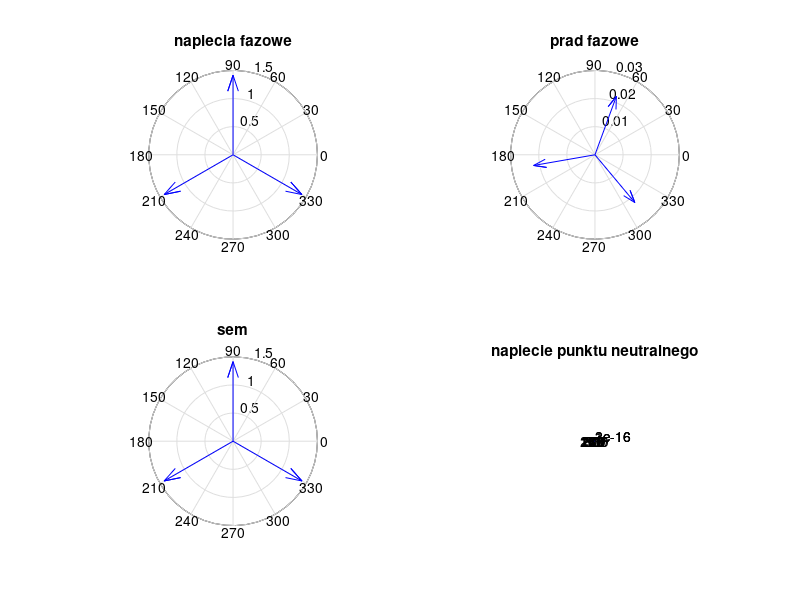

The MATLAB source for this figure:
function [U,I]= mmo3f
% [U,I]=o3f(Esk,Zodb,Zn
% oblicza wektor napiec i pradow w obwodzie 3-fazowym
% skladajacym sie ze:
%     zrodla idealnego 3-fazowego
%     niesymetrycznego odbioru 3-fazowego
%     przewodu neutralego
% Dodatkowo rysowany jest wykres wektorowy za pomoca compass()
%     napiec 3-fazowych odbiornika
%     pradow 3-fazowych odbiornika
% compass(a,b) rysuje wektor o skladowych a,b
% compass(z) dla z=a+j*b oznacza compass(a,b)
j=sqrt(-1); w=2*pi*50;
Zn=1e15;
Zodb=60;
Esk=10000;
L=70*1e-3; XL=w*L;
Zs=j*XL;

% jednostki podstawowe
Up=Esk; Zb=abs(Zodb); Ip=Up/Zb;
za=Zs+Zodb; zb=za; zc=za;
zn=Zn/Zb;
% obliczenia pradow i napiec
psiA=pi/2;
	Ea = sqrt(2)*exp(j*psiA);
	Eb = sqrt(2)*exp(j*(psiA -2*pi/3) )
	Ec = sqrt(2)*exp(j*(psiA +  2*pi/3) )
ya=1/za; yb=1/zb; yc=1/zc;
yn=1/zn;
Un = (ya*Ea+yb*Eb+yc*Ec)/(ya+yb+yc+yn);
Ua=Ea-Un; Ub=Eb-Un; Uc=Ec-Un;
Ia=ya*Ua; Ib=yb*Ub; Ic=yc*Uc;
% wykresy wektorowe
U=[Ua Ub Uc]
compass(U), title('napiecia fazowe');
disp(' Dalej? Wcisnij ENTER');
pause;
I=[Ia Ib Ic]
compass(I), title('prady fazowe');
disp(' Dalej? Wcisnij ENTER');
pause;
% wykresy wektorowe z wykorzystaniem subplot
U=[Ua Ub Uc];
subplot(221), compass(U), title('napiecia fazowe');
I=[Ia Ib Ic];
subplot(222), compass(I), title('prad fazowe');
E=[Ea Eb Ec];
subplot(223), compass(E), title('sem');
subplot(224), compass(Un), title('napiecie punktu neutralnego');
disp(' Dalej? Wcisnij ENTER');
pause;
% wyprowadzanie wynikow na ekran
disp('prady fazowe');
disp(' Ia, A '); Ia*Ip
disp(' Ib, A '); Ib*Ip
disp(' Ic, A '); Ic*Ip
disp('napiecia fazowe');
disp(' Ua, V '); Ua*Up
disp(' Ub, V '); Ub*Up
disp(' Uc, V '); Uc*Up
U=U*Up; % wartosci w V
I=I*Ip; % wartosci w A
U
I
disp('KONIEC');
end
